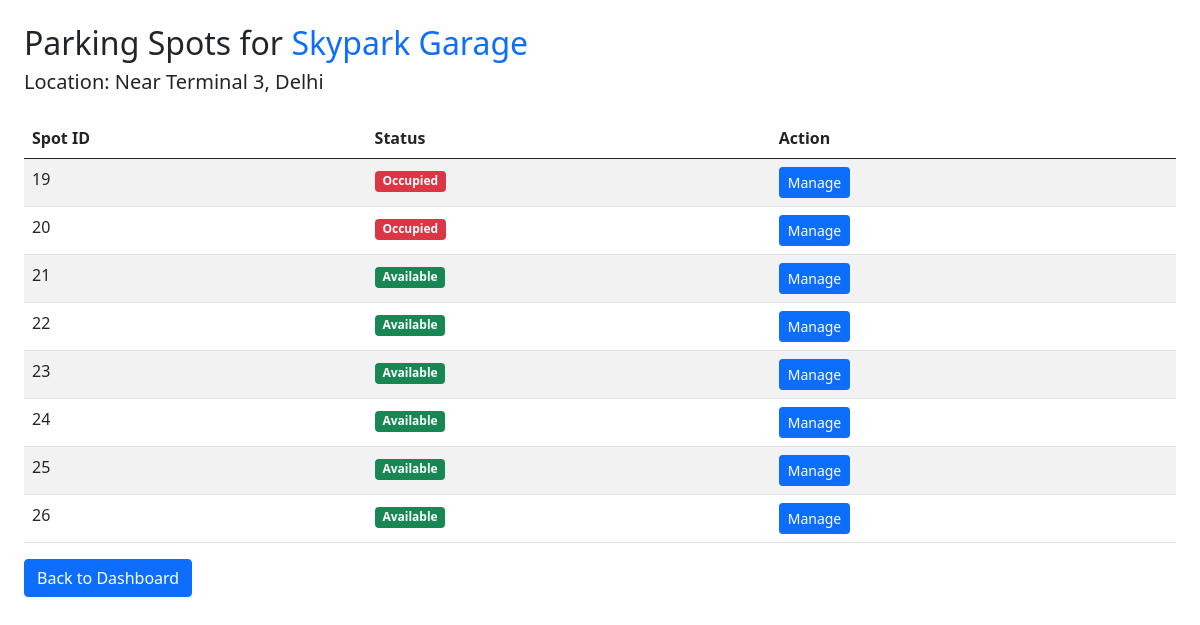
Screenshot of /view_spots/3 with the database file from the repository.
### backend/models.py (models this page shows, shortened)
class ParkingLot(db.Model):
    __tablename__ = "parking_lot"
    id = db.Column(db.Integer, primary_key=True)
    prime_location_name = db.Column(db.String(100), nullable=False)
    name = db.Column(db.String(100))
    address = db.Column(db.String(200))
    pincode = db.Column(db.String(10))
    price_per_hour = db.Column(db.Float, nullable=False)
    total_spots = db.Column(db.Integer, nullable=False)
    created_date = db.Column(db.DateTime, default=datetime.utcnow)
    location = db.Column(db.String(255))
    spots = db.relationship('ParkingSpot', backref='lot', lazy=True)  # relationship to ParkingSpot

class ParkingSpot(db.Model):
    __tablename__ = "parking_spots"
    id = db.Column(db.Integer, primary_key=True)
    lot_id = db.Column(db.Integer, db.ForeignKey('parking_lot.id'), nullable=False)
    status = db.Column(db.String(1), nullable=False, default='A')
    reservations = db.relationship('Reservation', backref='spot', lazy=True)

### backend/controllers.py (the view)
    @app.route("/view_spots/<int:lot_id>")
    def view_spots(lot_id):
        lot = ParkingLot.query.get_or_404(lot_id)
        spots = ParkingSpot.query.filter_by(lot_id=lot.id).all()
        return render_template("view_spots.html", lot=lot, spots=spots)

### templates/view_spots.html (shortened to what this page needs)
<!DOCTYPE html>
<html lang="en">
<head>
  <link href="https://cdn.jsdelivr.net/npm/bootstrap@5.0.2/dist/css/bootstrap.min.css" rel="stylesheet">
</head>
<body class="p-4">
<h2>Parking Spots for <span class="text-primary">{{ lot.name }}</span></h2>
<h5>Location: {{ lot.location }}</h5>
<table class="table table-striped mt-4">
  <thead>
    <tr>
      <th>Spot ID</th>
      <th>Status</th>
      <th>Action</th>
    </tr>
  </thead>
  <tbody>
    {% for spot in spots %}
    <tr>
      <td>{{ spot.id }}</td>
      <td>
        {% if spot.status == 'A' %}
          <span class="badge bg-success">Available</span>
        {% else %}
          <span class="badge bg-danger">Occupied</span>
        {% endif %}
      </td>
      <td>
        <button class="btn btn-sm btn-primary" onclick="openCard({{ spot.id }}, '{{ spot.status }}')">Manage</button>
      </td>
    </tr>
    {% endfor %}
  </tbody>
</table>
<a href="/admin_dashboard" class="btn btn-primary">Back to Dashboard</a>
</body>
</html>

### rows the page displays
ParkingLot: name "Skypark Garage", location "Near Terminal 3, Delhi"
ParkingSpot: id "19", status "Occupied"
ParkingSpot: id "20", status "Occupied"
ParkingSpot: id "21", status "Available"
ParkingSpot: id "22", status "Available"
ParkingSpot: id "23", status "Available"
ParkingSpot: id "24", status "Available"
ParkingSpot: id "25", status "Available"
ParkingSpot: id "26", status "Available"
